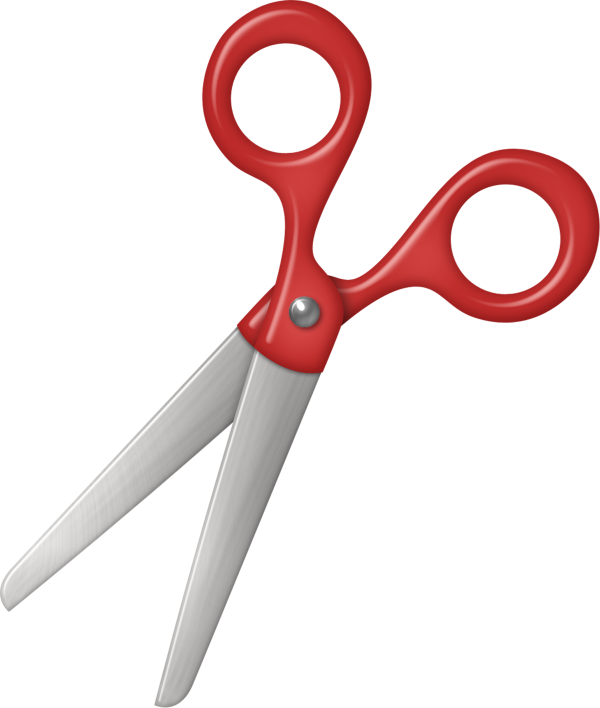
#> input picture py_Game/kırmızı_makas.png, 1800 x 2124 px (shown at 1/3 size); its folder holds 3 pictures in this run
$ python -i rock-paper-scissors.py   (imports and definitions only)
#> lines starting #> are read from the running program, lines starting #| are printed output that depends on the picture
import pygame, sys, random
from PIL import Image

def resize():
    # Image.open() can also open other image types
    goruntu1 = Image.open("kırmızı_makas.png")
#> goruntu1 is the input picture: PIL image 1800x2124 RGBA; mean R, G, B, A 227.3, 199.6, 199.2, 47.9
    goruntu2 = Image.open("taş.png")
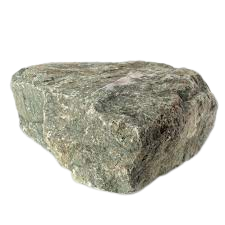
#> input picture py_Game/taş.png, 225 x 225 px
#> goruntu2 is the input picture: PIL image 225x225 RGBA; mean R, G, B, A 60.8, 60.1, 52.2, 103.8
    goruntu3 = Image.open("kagıt.png")
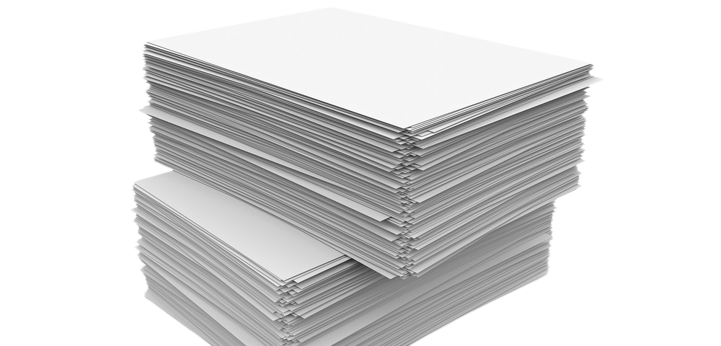
#> input picture py_Game/kagıt.png, 721 x 346 px
#> goruntu3 is the input picture: PIL image 721x346 RGBA; mean R, G, B, A 91.6, 91.6, 91.6, 129.7
    # WIDTH and HEIGHT are integers
    scissor = goruntu1.resize((200, 200))
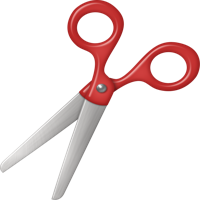
#> scissor: PIL image 200x200 RGBA; mean R, G, B, A 37.7, 22.1, 21.9, 47.9; transparent parts drawn white
    scissor.save("resized_scissor.png")
    rock = goruntu2.resize((200, 200))
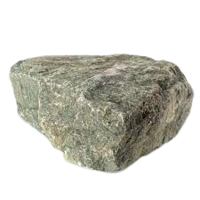
#> rock: PIL image 200x200 RGBA; mean R, G, B, A 61.2, 60.5, 52.6, 103.8; transparent parts drawn white
    rock.save("resized_rock.png")
    paper = goruntu3.resize((200, 200))
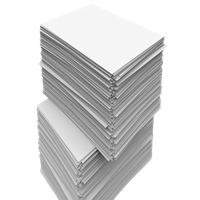
#> paper: PIL image 200x200 RGBA; mean R, G, B, A 92.1, 92.1, 92.1, 129.7; transparent parts drawn white
    paper.save("resized_paper.png")
# "dogru" ve "yanlis"taki sesleri farkli kanalda acmam seslerin birbirini sonlandirmasini onlemektedir.
# Varsayalım ki aynı kanalda olsunlar; arka planda muzik calarken secim yapmaniz ile birlikte
# dogru ses efekti oynatilirsa arkaplandaki muzik sonlandirilir, yerine dogru ses efekti oynatilir.
def dogru():
    kanal = pygame.mixer.Channel(5)
    kanal.play(pygame.mixer.Sound(musicTrue))
def yanlis():
    kanal = pygame.mixer.Channel(5)
    kanal.play(pygame.mixer.Sound(musicFalse))
# [96 lines left out: functions oyun, secim_rps, muzikFonk, cıkıs, not called in this run]

# ---------------------------------------------------------------------------------------------------------
# [1 line not run here, left out]

boyutu = (1280,720)

# [4 lines not run here, left out]

musicName_1 = "Carol of the bells.mp3"
musicName_2 = "Cinematic Violin.mp3"
musicName_3 = "royalty-free-music-no-copyright-winner-violin-hip-hop-beat.mp3"
musicName_4 = "Guitar  Violin - (Royalty Free  No Copyright) Background Music - Sweet Bright Achievement Light.mp3"
musicName_5 = "Telifsiz Müzik 3- No Copyright Song 3 - Red Violin.mp3"

musicTrue = "dogru.mp3"
musicFalse = "yanlis.mp3"


font = pygame.font.SysFont("Arial", 40)
rock_paper_scissors = font.render("Taş, kağıt, makas Oyununa Hoşgeldiniz. Cat-Dos Inc. sunar", True, (160, 120, 255), (60, 50, 160))
gecis = font.render("Geçmek için Enter'a bas", True, (160, 120, 255), (60, 50, 160))
kazandiniz = font.render(" Kazandınız ", True, (100, 250, 170), (20, 120, 100))
berabere = font.render(" Berabere kaldınız ", True, (0, 0, 0), (60, 50, 160))
kaybettiniz = font.render(" Kaybettiniz ", True, (255, 0, 0), (50, 50, 70))
enterFonksiyon = font.render(" Enter = müzik değiştirir. ", True, (50, 100, 200), (20, 40,15))
pFonksiyon = font.render(" p = müziği duraklat/devam ettir.", True, (50, 100, 200), (20, 40,15))
# [1 line that did not run here, left out]
a = 0
pause = False

clock = pygame.time.Clock()

# [19 lines not run here, left out]

>>> result = resize()
